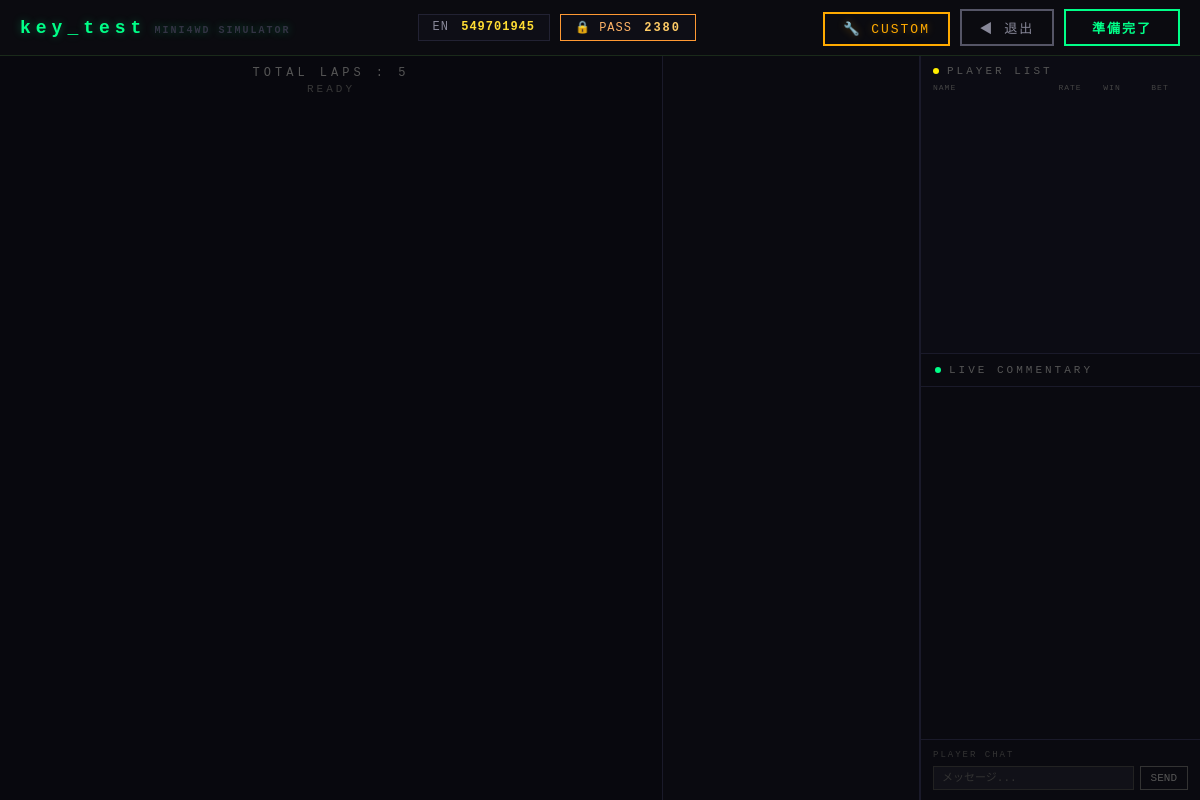
The page /game/race/840516ff473446afa71754080dedadb1/ (signed in) on the database as committed earlier.
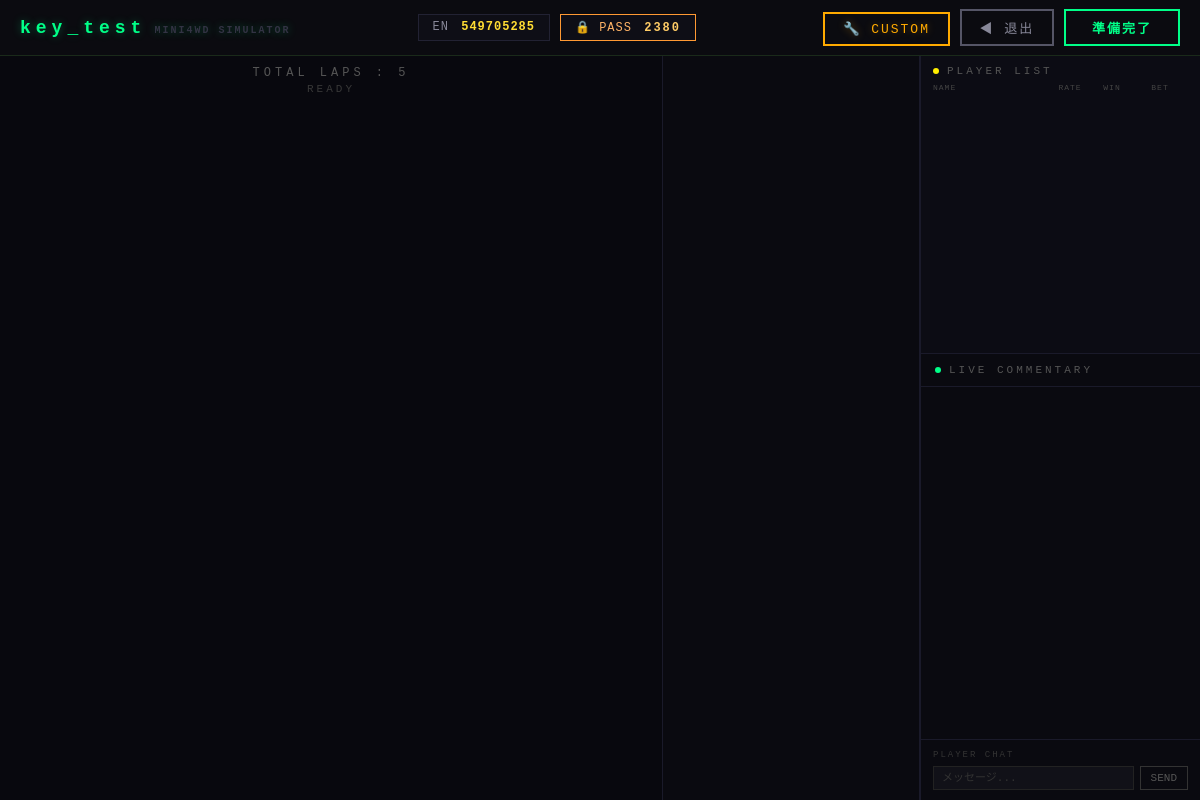
The same page on the database as committed later.
### accounts/models/user_model.py (models this page shows, shortened)
class User(AbstractBaseUser, PermissionsMixin):
    user_id = models.BigAutoField(primary_key=True)
    name = models.CharField(
        max_length=32,
        unique=True,
        validators=[validate_halfwidth_name],
        help_text="半角英数字のみ、32字以下",
    )
    car = models.ForeignKey(
        "garage.Car",
        null=True,
        blank=True,
        on_delete=models.SET_NULL,
        related_name="equipped_by_users",
        verbose_name="現在装備中の車体",
    )
    achievement = models.ForeignKey(
        "accounts.Achievement",
        null=True,
        blank=True,
        on_delete=models.SET_NULL,
        related_name="featured_by_users",
        verbose_name="表示中の実績",
    )
    rate = models.IntegerField(default=1500, verbose_name="レート")
    en = models.BigIntegerField(default=0, verbose_name="ゲーム内通貨")
    tickets = models.IntegerField(default=0, verbose_name="購入チケット数")
    last_login_at = models.DateTimeField(
        null=True,
        blank=True,
        verbose_name="最終ログイン日時（ログインボーナス判定用）",
    )
    is_active = models.BooleanField(default=True)
    is_staff = models.BooleanField(default=False)
    date_joined = models.DateTimeField(auto_now_add=True)
    objects = UserManager()
    USERNAME_FIELD = "name"
    REQUIRED_FIELDS = []
    class Meta:
        db_table = "user"
        verbose_name = "ユーザー"
        verbose_name_plural = "ユーザー"

### game/views/race_view.py (the view)
# urls.py: path("race/<str:room_id>/", race_view, name="race"),
@login_required
def race_view(request, room_id):
    try:
        room = Room.objects.get(room_id=room_id)
    except Room.DoesNotExist:
        raise Http404("部屋が見つかりません。")
    is_host = (room.host_user_id == request.user.user_id)
    need_password = False
    if room.has_password and not is_host:
        supplied = request.GET.get("password", "")
        if supplied != room.password:
            need_password = True
    context = {
        "room": room,
        "room_id": room_id,
        "need_password": need_password,
        "is_host_json": json.dumps(is_host),
        "my_user_id_json": json.dumps(request.user.user_id),
        "my_user_name_json": json.dumps(request.user.name),
    }
    return render(request, "game/race.html", context)

### rooms/models/room_model.py (called while the page is built)
    @property
    def has_password(self):
        return bool(self.password)

### game/templates/game/race.html (shortened to what this page needs)
{% load static %}
<!DOCTYPE html>
<html lang="ja">
<head>
    <link rel="stylesheet" href="{% static 'game/style.css' %}">
</head>
<body class="race">
{% if need_password %}
    <div id="racePasswordGate">
        <div id="racePasswordCard">
            <h2>🔒 パスワードが必要です</h2>
            <form method="get">
                <input type="password" name="password" placeholder="部屋のパスワード" autofocus>
                <button type="submit" class="btn" style="width:100%;">入室する</button>
            </form>
        </div>
    </div>
{% else %}
    <div id="header">
        <div id="title">{{ room.room_name }}<small>MINI4WD SIMULATOR</small></div>
        <div id="roomInfoBar">
            <span class="info-chip">EN <b id="myEnValue">{{ request.user.en }}</b></span>
            {% if room.has_password %}
            <span class="info-chip pw">🔒 PASS <b>{{ room.password }}</b></span>
            {% endif %}
        </div>
        <div id="controls">
            <button id="boardBtn">🔧 CUSTOM</button>
            <button id="leaveBtn">◀ 退出</button>
            <button id="startBtn">準備完了</button>
        </div>
    </div>
    <div id="main-layout">
        <div id="canvas-container">
            <canvas id="threeCanvas"></canvas>
            <div id="center-hud">
                <div id="lap-counter">TOTAL LAPS : 5</div>
                <div id="race-status">READY</div>
            </div>
            <div id="zoom-flash"></div>
        </div>
        <div id="hud-rankings"></div>
        <div id="commentary-panel">
            <div id="player-list-panel">
                <div id="player-list-header">
                    <div class="dot"></div>
                    PLAYER LIST
                </div>
                <div class="player-col-header">
                    <span>NAME</span><span>RATE</span><span>WIN</span><span>BET</span>
                </div>
                <div id="player-list-body"></div>
            </div>
            <div id="commentary-wrap">
                <div id="commentary-header">
                    <div class="dot"></div>
                    LIVE COMMENTARY
                </div>
                <div id="commentary-feed"></div>
                <div id="chat-area">
                    <div id="chat-label">PLAYER CHAT</div>
                    <div id="chat-input-row">
                        <input type="text" id="chat-input" placeholder="メッセージ..." maxlength="60" />
                        <button id="chat-send">SEND</button>
                    </div>
                </div>
            </div>
        </div>
    </div>
{% endif %}
</body>
</html>

Rows that differ between the two databases and show on the page:
changed User: user.en "549701945" → "549705285"
